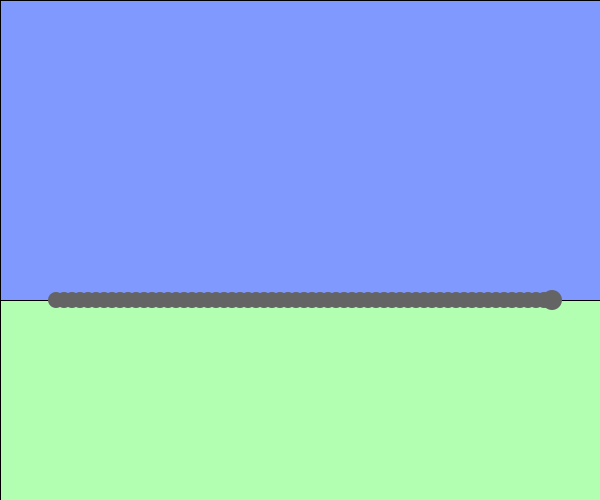
Frame 1 (no input)
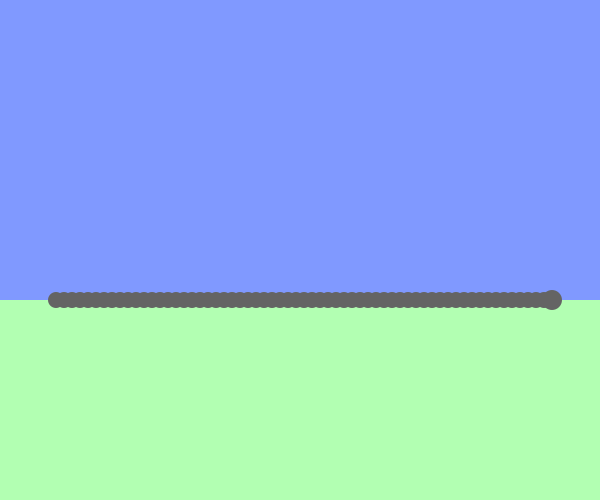
Frame 60 (the mouse pressed at the canvas centre just before this capture)
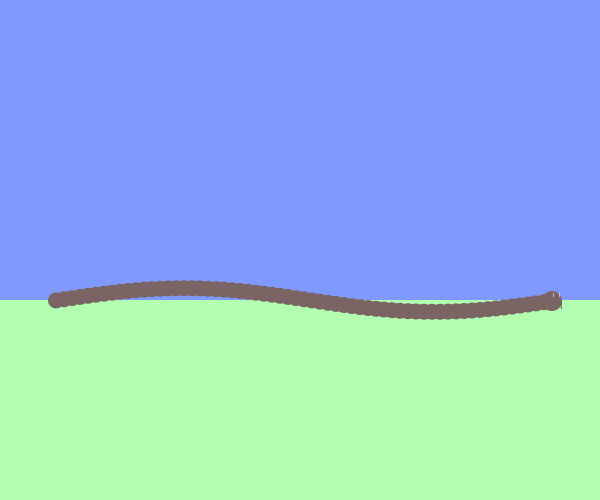
Frame 120 (the mouse held since frame 60 and released just before this capture)

The Processing sketch that drew these frames (run headless with seeded random() and noise(); from frame 60 on, the mouse is pressed at the canvas centre):

// Processing sketch: processing_13511
// ── processing_13511.pde

//3)

//source:http://processing.org/learning/basics/sinewave.html

int xspacing = 8;   // How far apart should each horizontal location be spaced
int w;              // Width of entire wave

float theta = 0.0;  // Start angle at 0
float amplitude = 0.0;  // Height of wave
float period = 500.0;  // How many pixels before the wave repeats
float dx;  // Value for incrementing X, a function of period and xspacing
float[] yvalues;  // Using an array to store height values for the wave
float angVel = 0.02;
float redCol = 100;
float scaleNummm = 0;

void setup() {
  size(600,500);
  frameRate(800);
  colorMode(RGB,255,255,255,100);
  smooth();
  w = width+16;
  dx = (TWO_PI / period) * xspacing;
  yvalues = new float[w/xspacing];

}

void draw() {
  background(255);
  fill(100, 255, 100, 50);
  rect(0, 300, 600, 200);
  
  fill(0, 50, 255, 50);
  rect(0, 0, 600, 300);
  //calcWave();
  fill(redCol+=0.2, 100,  100, 100);

  if (mousePressed){
   calcWave(); 
   redCol+=0.2;
   amplitude += 0.2;
   if(amplitude > 100.0){
     amplitude = 100.0;}
  }
  else{
  redCol-=0.2;
  if(amplitude>0.0){ amplitude -= 0.1; }
  else{ amplitude = 0; }
  redCol = 100;
  calcWave();
  }
  renderWave();
}



void calcWave() {
  // Increment theta (try different values for 'angular velocity' here
  theta += angVel;

  // For every x value, calculate a y value with sine function
  float x = theta;
  for (int i = 0; i < yvalues.length; i++) {
    yvalues[i] = sin(x)*amplitude;
    x+=dx;
  }
}

void renderWave() {
  // A simple way to draw the wave with an ellipse at each location
  for (int x = 7; x < (yvalues.length)-7; x++) {
    noStroke();

    ellipseMode(CENTER);
    ellipse(x*xspacing,width/2+yvalues[x],16,16);
  }
  
  
    // A simple way to draw the wave with an ellipse at each location
  for (int x = 69; x < (yvalues.length)-7; x++) {
    noStroke();
    scaleNummm = amplitude/100;
    ellipseMode(CENTER);
    ellipse(x*xspacing,width/2+yvalues[x],20,20);
    fill(255);
    if (amplitude !=0.0){
      
    ellipse(x*xspacing +2 - (scaleNummm*5),width/2+yvalues[x] - 6,scaleNummm*5,5);
    ellipse(x*xspacing + 8 - (scaleNummm*5),width/2+yvalues[x] - 6,scaleNummm*5,5);
    fill(92);
    rect((x*xspacing) + 10 - (scaleNummm*10),width/2+yvalues[x],scaleNummm*8,8);
    }
  }
}
